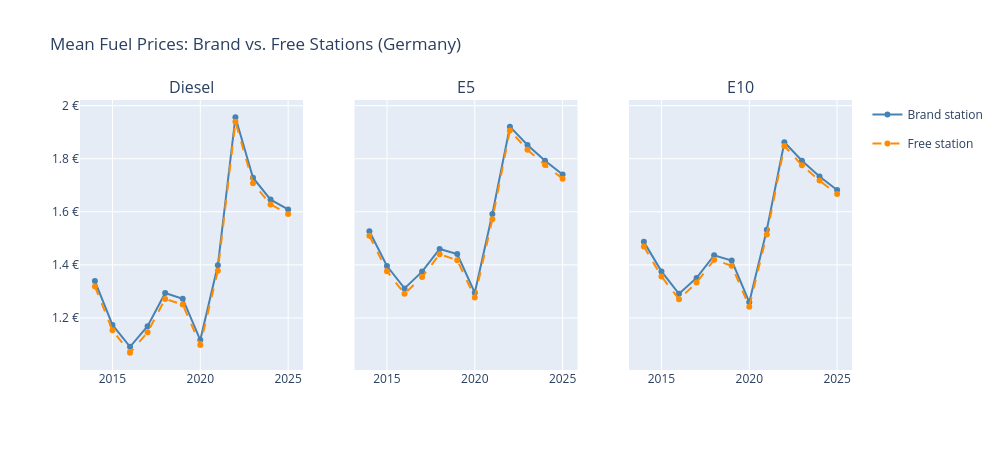

The code cell stored with this chart in its notebook:
### Markdown cell above
## Mean Fuel Prices: Brand vs. Free Stations (per year)

### Code cell
fuels = [("diesel_mean", "Diesel"), ("e5_mean", "E5"), ("e10_mean", "E10")]

fig = make_subplots(rows=1, cols=3, shared_yaxes=True,
                    subplot_titles=[label for _, label in fuels])

# Claude Code Start
for col_i, (col, label) in enumerate(fuels, start=1):
    show_legend = col_i == 1
    fig.add_trace(go.Scatter(
        x=brand["year"], 
        y=brand[col].round(4),
        mode="lines+markers", 
        name="Brand station",
        line=dict(color="steelblue", width=2),
        legendgroup="brand", 
        showlegend=show_legend,
        hovertemplate="%{x}: %{y:.3f} €/L",
    ), row=1, col=col_i)
    # Claude Code Ende
    fig.add_trace(go.Scatter(
        x=free["year"], 
        y=free[col].round(4),
        mode="lines+markers", 
        name="Free station",
        line=dict(color="darkorange", width=2, dash="dash"),
        legendgroup="free", 
        showlegend=show_legend,
        hovertemplate="%{x}: %{y:.3f} €/L", # Claude
    ), row=1, col=col_i)

fig.update_yaxes(ticksuffix=" €", col=1)
fig.update_layout(
    title="Mean Fuel Prices: Brand vs. Free Stations (Germany)",
    height=450, 
    width=1000,
    hovermode="x unified",
)
fig.show()

### Figure 1 — Plotly figure (JSON) as saved in the notebook; plotly's stock layout.template omitted (floating-point values rounded to 4 significant figures)
{"data": [{"hovertemplate": "%{x}: %{y:.3f} €/L", "legendgroup": "brand", "line": {"color": "steelblue", "width": 2}, "mode": "lines+markers", "name": "Brand station", "showlegend": true, "type": "scatter", "x": [2014, 2015, 2016, 2017, 2018, 2019, 2020, 2021, 2022, 2023, 2024, 2025], "xaxis": "x", "y": [1.339, 1.173, 1.091, 1.169, 1.294, 1.272, 1.117, 1.398, 1.956, 1.728, 1.646, 1.609], "yaxis": "y"}, {"hovertemplate": "%{x}: %{y:.3f} €/L", "legendgroup": "free", "line": {"color": "darkorange", "dash": "dash", "width": 2}, "mode": "lines+markers", "name": "Free station", "showlegend": true, "type": "scatter", "x": [2014, 2015, 2016, 2017, 2018, 2019, 2020, 2021, 2022, 2023, 2024, 2025], "xaxis": "x", "y": [1.319, 1.153, 1.069, 1.146, 1.272, 1.25, 1.098, 1.378, 1.94, 1.708, 1.628, 1.592], "yaxis": "y"}, {"hovertemplate": "%{x}: %{y:.3f} €/L", "legendgroup": "brand", "line": {"color": "steelblue", "width": 2}, "mode": "lines+markers", "name": "Brand station", "showlegend": false, "type": "scatter", "x": [2014, 2015, 2016, 2017, 2018, 2019, 2020, 2021, 2022, 2023, 2024, 2025], "xaxis": "x2", "y": [1.527, 1.395, 1.311, 1.375, 1.46, 1.441, 1.295, 1.591, 1.921, 1.852, 1.792, 1.741], "yaxis": "y2"}, {"hovertemplate": "%{x}: %{y:.3f} €/L", "legendgroup": "free", "line": {"color": "darkorange", "dash": "dash", "width": 2}, "mode": "lines+markers", "name": "Free station", "showlegend": false, "type": "scatter", "x": [2014, 2015, 2016, 2017, 2018, 2019, 2020, 2021, 2022, 2023, 2024, 2025], "xaxis": "x2", "y": [1.51, 1.376, 1.291, 1.354, 1.44, 1.418, 1.277, 1.571, 1.906, 1.833, 1.776, 1.725], "yaxis": "y2"}, {"hovertemplate": "%{x}: %{y:.3f} €/L", "legendgroup": "brand", "line": {"color": "steelblue", "width": 2}, "mode": "lines+markers", "name": "Brand station", "showlegend": false, "type": "scatter", "x": [2014, 2015, 2016, 2017, 2018, 2019, 2020, 2021, 2022, 2023, 2024, 2025], "xaxis": "x3", "y": [1.487, 1.375, 1.291, 1.351, 1.436, 1.416, 1.259, 1.533, 1.862, 1.792, 1.733, 1.682], "yaxis": "y3"}, {"hovertemplate": "%{x}: %{y:.3f} €/L", "legendgroup": "free", "line": {"color": "darkorange", "dash": "dash", "width": 2}, "mode": "lines+markers", "name": "Free station", "showlegend": false, "type": "scatter", "x": [2014, 2015, 2016, 2017, 2018, 2019, 2020, 2021, 2022, 2023, 2024, 2025], "xaxis": "x3", "y": [1.469, 1.356, 1.271, 1.333, 1.419, 1.397, 1.243, 1.514, 1.848, 1.775, 1.717, 1.667], "yaxis": "y3"}], "layout": {"annotations": [{"font": {"size": 16}, "showarrow": false, "text": "Diesel", "x": 0.1444, "xanchor": "center", "xref": "paper", "y": 1, "yanchor": "bottom", "yref": "paper"}, {"font": {"size": 16}, "showarrow": false, "text": "E5", "x": 0.5, "xanchor": "center", "xref": "paper", "y": 1, "yanchor": "bottom", "yref": "paper"}, {"font": {"size": 16}, "showarrow": false, "text": "E10", "x": 0.8556, "xanchor": "center", "xref": "paper", "y": 1, "yanchor": "bottom", "yref": "paper"}], "height": 450, "hovermode": "x unified", "title": {"text": "Mean Fuel Prices: Brand vs. Free Stations (Germany)"}, "width": 1000, "xaxis": {"anchor": "y", "domain": [0, 0.2889]}, "xaxis2": {"anchor": "y2", "domain": [0.3556, 0.6444]}, "xaxis3": {"anchor": "y3", "domain": [0.7111, 1]}, "yaxis": {"anchor": "x", "domain": [0, 1], "ticksuffix": " €"}, "yaxis2": {"anchor": "x2", "domain": [0, 1], "matches": "y", "showticklabels": false}, "yaxis3": {"anchor": "x3", "domain": [0, 1], "matches": "y", "showticklabels": false}}}
